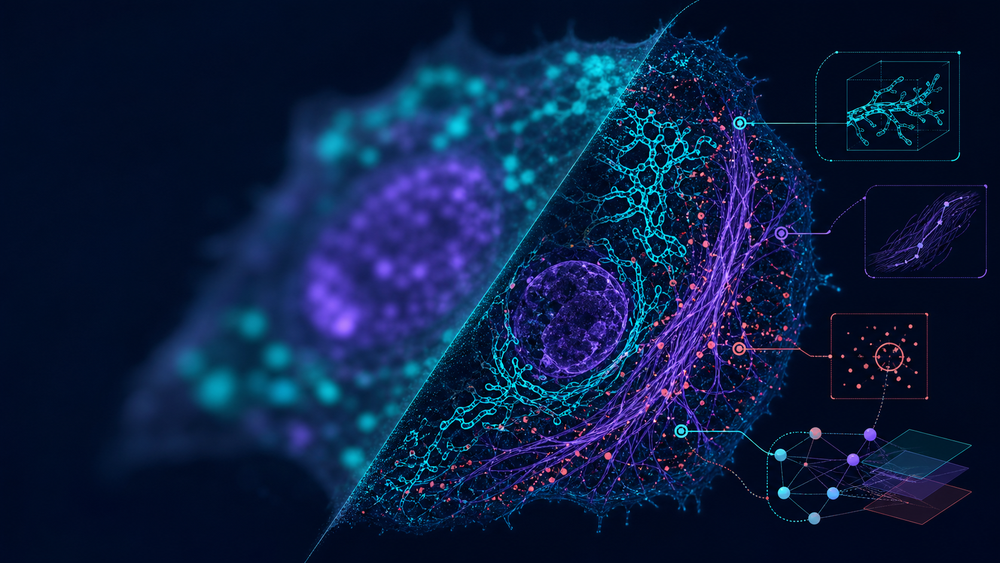
#> input picture MorphAgent_UI/MorphAgent/morphagent_ui/resources/morphagent_hero.png, 1000 x 563 px, shrunk from 1672 x 941 before the run
$ python -i extract.py   (imports and definitions only)
#> lines starting #> are read from the running program, lines starting #| are printed output that depends on the picture; after the words box and inside, x2 and y2 are one past the last pixel; in counts of white or black regions, pixels touching at a corner belong together
def extract(img, *segmentation_masks):
    # IMPORT ALL REQUIRED PACKAGES AT THE BEGINNING OF THE FUNCTION
    import numpy as np
    from scipy import ndimage
    from skimage.measure import label, regionprops
    from skimage.filters import threshold_otsu
    from skimage.morphology import binary_erosion, disk, binary_closing, remove_small_objects

    # 1. Data Loading and Preprocessing
    # Ensure image is float for calculations
    arr = np.asarray(img, dtype=np.float32)

    # Check dimensionality and extract Actin channel (Channel 0)
    # Expected shape: (512, 512, 3)
    if arr.ndim == 3 and arr.shape[2] >= 1:
        actin_channel = arr[..., 0]  # Channel 0 is Actin (Red)
    elif arr.ndim == 2:
        # Fallback if single channel passed (unlikely based on spec but safe)
        actin_channel = arr
    else:
        return 0.0

    # Normalize actin channel to [0, 1] range for stability
    # Use robust max to avoid hot pixel scaling issues
    vmax = np.percentile(actin_channel, 99.5)
    if vmax > 0:
        actin_channel = actin_channel / vmax
    actin_channel = np.clip(actin_channel, 0.0, 1.0)

    # 2. Mask Generation / Handling
    mask = None

    # Check if valid segmentation masks are provided
    if len(segmentation_masks) > 0 and segmentation_masks[0] is not None:
        # Use the first provided mask (assumed to be cell/cytoplasm mask)
        input_mask = segmentation_masks[0]
        # Ensure mask matches image spatial dimensions
        if input_mask.shape[:2] == actin_channel.shape[:2]:
            mask = input_mask > 0

    # Fallback: Generate mask from Actin channel if no external mask provided
    if mask is None:
        # Gaussian blur to smooth noise before thresholding
        blurred = ndimage.gaussian_filter(actin_channel, sigma=2)
        try:
            thresh = threshold_otsu(blurred)
            mask = blurred > thresh
            # Morphological cleanup
            mask = binary_closing(mask, disk(3))
            mask = remove_small_objects(mask, min_size=50)
        except Exception:
            # Fallback for extremely low signal images where otsu fails
            return 0.0

    # 3. Instance Labeling
    # We compute the ratio per cell to avoid bias from large/bright cells
    labeled_cells = label(mask)
    regions = regionprops(labeled_cells, intensity_image=actin_channel)

    if not regions:
        return 0.0

    # 4. Feature Computation: Cortical vs Inner Intensity Ratio
    ratios = []

    # Define erosion radius for cortex definition (3 pixels ~ thin boundary at 512x512)
    erosion_radius = 3
    selem = disk(erosion_radius)
    epsilon = 1e-6  # To prevent division by zero

    for region in regions:
        # Extract the bounding box image for the current cell to speed up morphology
        # region.image is the binary mask of the cell in the bbox
        cell_mask_local = region.image

        # Skip very small cells that would disappear after erosion
        if np.sum(cell_mask_local) < (erosion_radius * 2)**2:
            continue

        # Define Inner Cytoplasm: Eroded version of the cell mask
        # We pad the local mask slightly to handle boundary erosion correctly within the bbox context
        padded_mask = np.pad(cell_mask_local, erosion_radius + 1, mode='constant', constant_values=0)
        eroded_padded = binary_erosion(padded_mask, selem)

        # Crop back to original bbox size
        inner_mask_local = eroded_padded[erosion_radius+1 : -erosion_radius-1,
                                         erosion_radius+1 : -erosion_radius-1]

        # Define Cortex: The pixels removed by erosion (Cell - Inner)
        cortex_mask_local = np.logical_and(cell_mask_local, ~inner_mask_local)

        # Get intensity values from the original image using the bbox
        # region.intensity_image gives the intensity crop
        intensity_local = region.intensity_image

        # Check if we have valid pixels in both regions
        if np.sum(inner_mask_local) == 0 or np.sum(cortex_mask_local) == 0:
            continue

        # Calculate Mean Intensities
        mean_cortex = np.mean(intensity_local[cortex_mask_local])
        mean_inner = np.mean(intensity_local[inner_mask_local])

        # Compute Ratio
        # High ratio (>1) -> Cortical ring / Rounding
        # Low ratio (~1 or <1) -> Diffuse / Stress fibers
        ratio = mean_cortex / (mean_inner + epsilon)
        ratios.append(ratio)

    # 5. Aggregation
    if not ratios:
        return 0.0

    # Return the median ratio across the cell population
    # Median is robust to outliers (e.g., segmentation errors or debris)
    result = np.median(ratios)

    return float(result)

>>> import cv2
>>> picture = cv2.imread('../../../../../../MorphAgent_UI/MorphAgent/morphagent_ui/resources/morphagent_hero.png', cv2.IMREAD_GRAYSCALE)
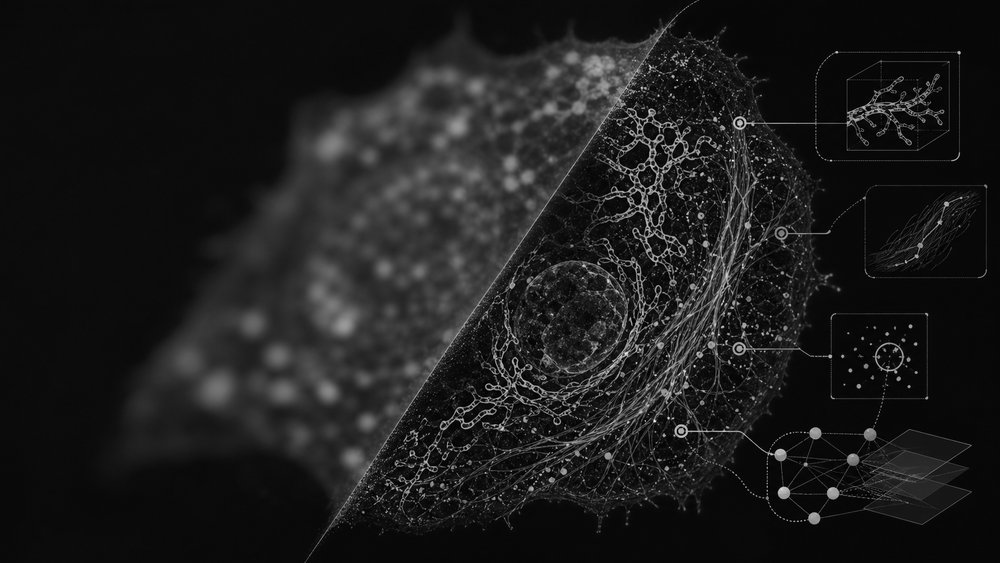
#> picture: shape (563, 1000); min 0, max 253, mean 28.4
>>> result = extract(picture)
#> in extract, `vmax = np.percentile(actin_channel, 99.5)`: vmax = 155
#> in extract, `blurred = ndimage.gaussian_filter(actin_channel, sigma=2)`:
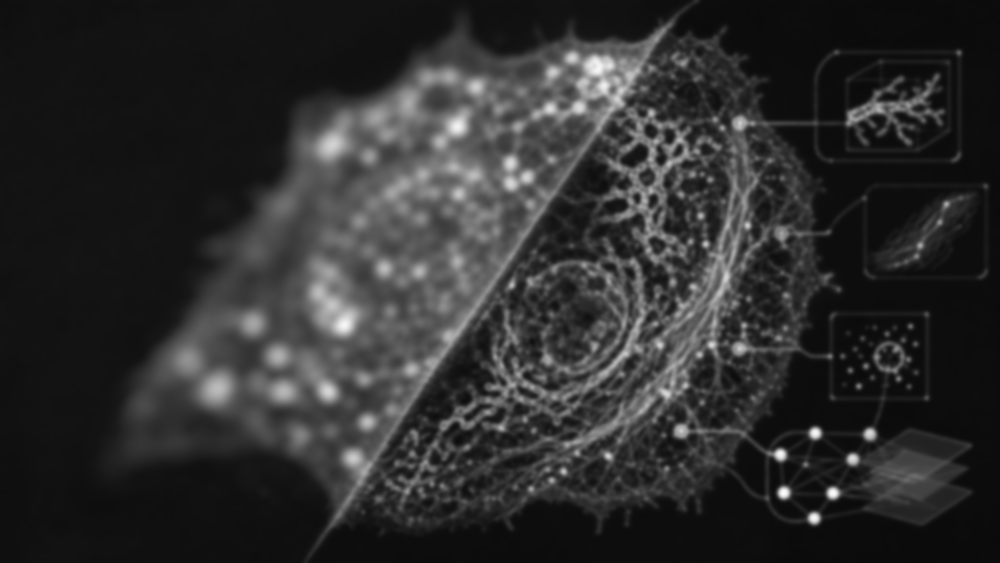
#> blurred: shape (563, 1000) float32; min 0.0417, max 0.99, mean 0.183
#> in extract, `thresh = threshold_otsu(blurred)`: thresh = 0.244
#> in extract, `mask = blurred > thresh`:
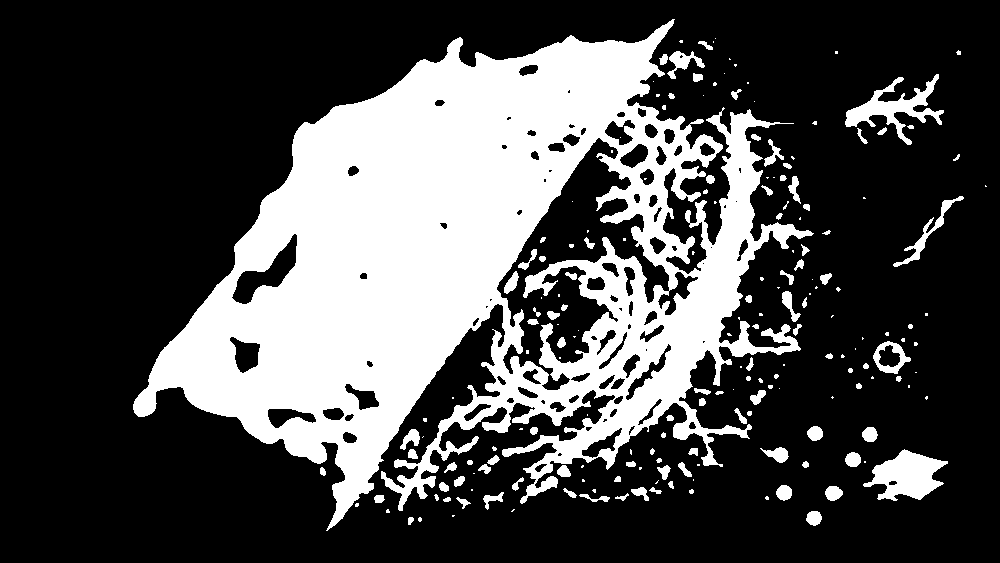
#> mask: shape (563, 1000) bool; 29.2% white; 194 white regions (93 under 20 px), largest, box (x1, y1, x2, y2) and area: (133, 19, 814, 531) 150681, (863, 449, 948, 501) 2440, (845, 74, 944, 145) 2073
#> in extract, `mask = binary_closing(mask, disk(3))`: mask: shape (563, 1000) bool; 30.2% white; 128 white regions (70 under 20 px), largest, box (x1, y1, x2, y2) and area: (133, 19, 814, 531) 159327, (863, 449, 948, 501) 2490, (845, 74, 944, 145) 2287
#> in extract, `mask = remove_small_objects(mask, min_size=50)`: mask: shape (563, 1000) bool; 30% white; 37 white regions
#> in extract, `labeled_cells = label(mask)`:
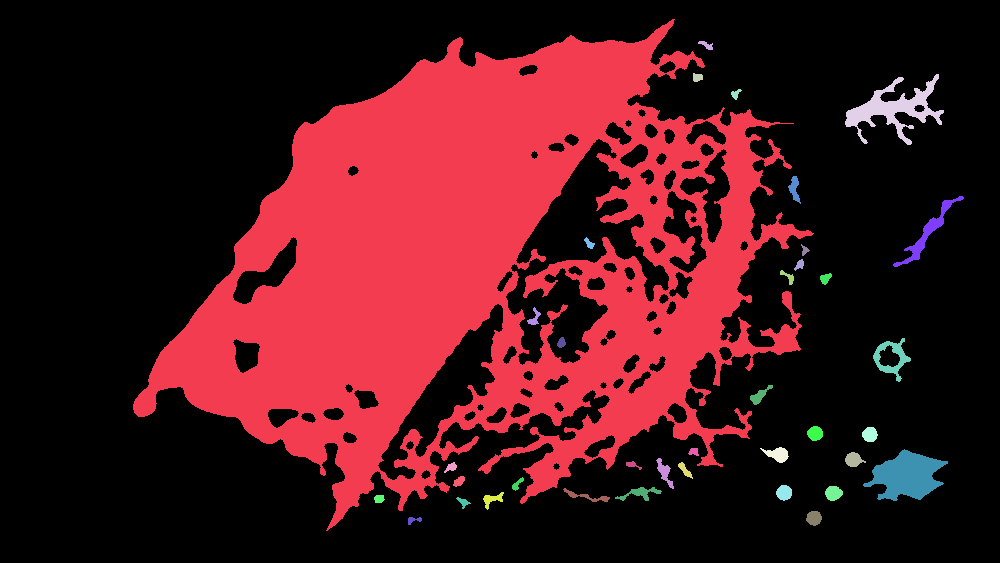
#> labeled_cells: shape (563, 1000) int32; 38 distinct labels, from 0 to 37; one colour per label, 0 black
#> in extract, `regions = regionprops(labeled_cells, intensity_image=actin_channel)`: regions = 37 regions; largest, box (x1, y1, x2, y2) and area: (133, 19, 814, 531) 159086, (863, 449, 948, 501) 2490, (845, 74, 944, 145) 2242, (893, 196, 964, 267) 726, (873, 338, 911, 382) 580
#> the loop in extract, `for region in regions:` made 37 passes
#> (mean_cortex, mean_inner, ratio) on passes 1, 3, 4, 6, 7, 8, 10, 12, 13, 14, 15, 16: (0.311, 0.413, 0.752), (0.382, 0.391, 0.976), (0.389, 0.499, 0.778), (0.291, 0.382, 0.762), (0.328, 0.438, 0.748), (0.263, 0.716, 0.368), (0.29, 0.984, 0.295), (0.341, 0.461, 0.74), (0.331, 0.374, 0.886), (0.335, 0.338, 0.992), (0.41, 0.486, 0.842), (0.319, 0.394, 0.811)
#> pass 1, in extract, `cell_mask_local = region.image`:
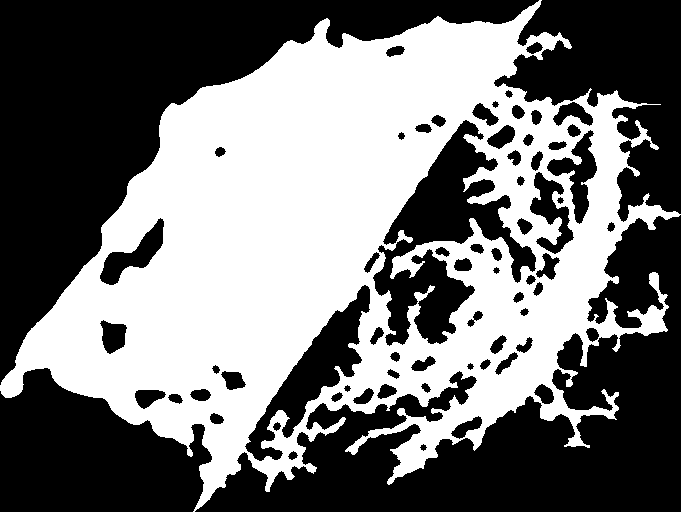
#> cell_mask_local: shape (512, 681) bool; 45.6% white; 1 white region, box (x1, y1, x2, y2) and area: (0, 0, 681, 512) 159086
#> pass 1, in extract, `padded_mask = np.pad(cell_mask_local, erosion_radius + 1, mode='consta..`:
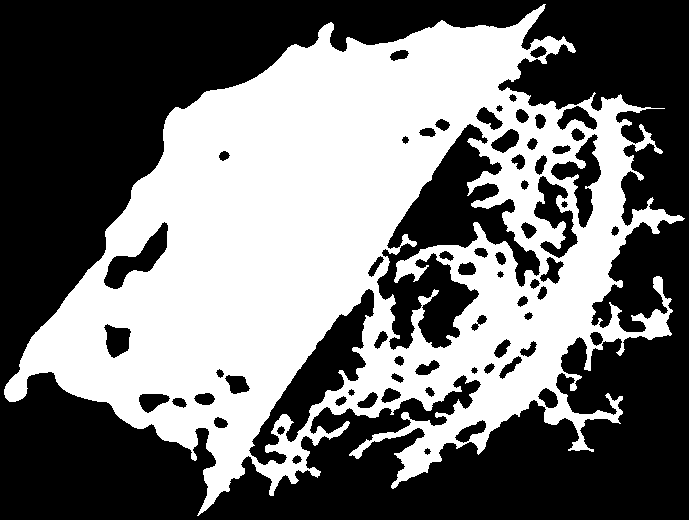
#> padded_mask: shape (520, 689) bool; 44.4% white; 1 white region, box (x1, y1, x2, y2) and area: (4, 4, 685, 516) 159086
#> pass 1, in extract, `inner_mask_local = eroded_padded[erosion_radius+1 : -erosion_radius-1,..`:
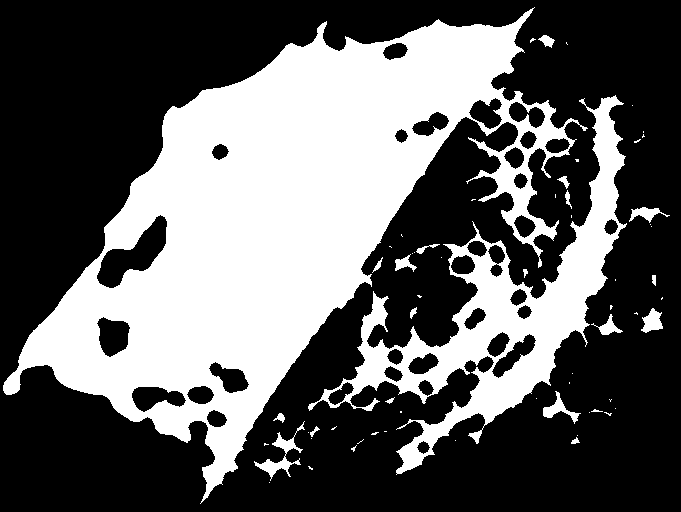
#> inner_mask_local: shape (512, 681) bool; 37.4% white; 63 white regions (42 under 20 px), largest, box (x1, y1, x2, y2) and area: (3, 7, 588, 504) 103474, (308, 95, 627, 475) 23896, (254, 421, 305, 481) 657
#> after the loop in extract, `for region in regions:`: ratios = 30 values, max 1.41 at index 22, min 0.295 at index 6, mean 0.704
#> in extract, `result = np.median(ratios)`: result = 0.744
#> result = 0.744
